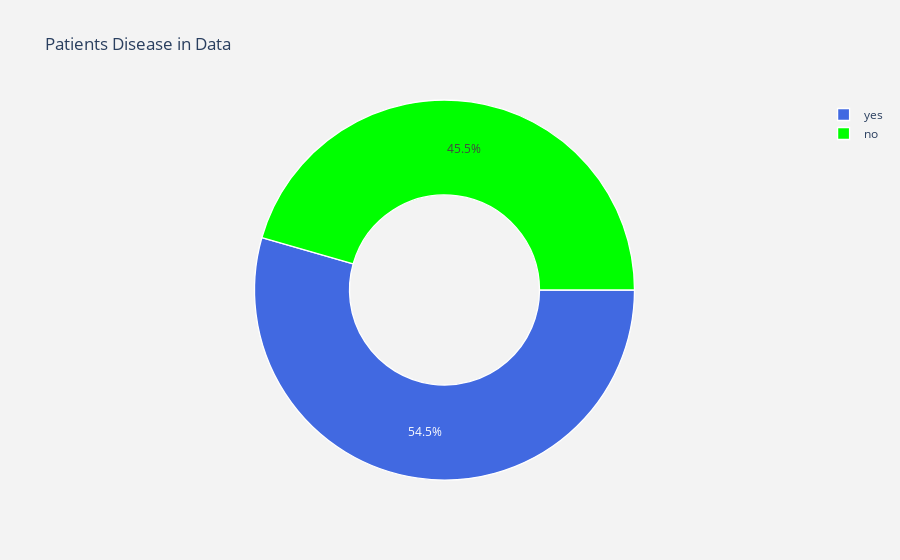

Notebook cell for this chart:
### Markdown cell above
Patient's Disease in Data

### Code cell
# label
lab = df['target'].value_counts().keys().tolist()

# val
val = df['target'].value_counts().values.tolist()

trace = go.Pie(labels = lab,
              values = val,
              marker = dict(colors = ['royalblue', 'lime'],
                           line = dict(color = 'white',
                                      width = 1.3)
                           ),
              rotation = 90,
              hoverinfo = 'label+value+text',
              hole = .5
              )

layout = go.Layout(dict(title = 'Patients Disease in Data',
                          plot_bgcolor = 'rgb(243,243,243)',
                          paper_bgcolor = 'rgb(243,243,243)'
                          )
                  )

data = [trace]
fig = go.Figure(data = data, layout = layout)
py.iplot(fig)

### Figure 1 — Plotly figure (JSON) as saved in the notebook; plotly's stock layout.template omitted (floating-point values rounded to 4 significant figures)
{"data": [{"hole": 0.5, "hoverinfo": "label+value+text", "labels": ["yes", "no"], "marker": {"colors": ["royalblue", "lime"], "line": {"color": "white", "width": 1.3}}, "rotation": 90, "type": "pie", "values": [165, 138]}], "layout": {"paper_bgcolor": "rgb(243,243,243)", "plot_bgcolor": "rgb(243,243,243)", "title": {"text": "Patients Disease in Data"}}}
